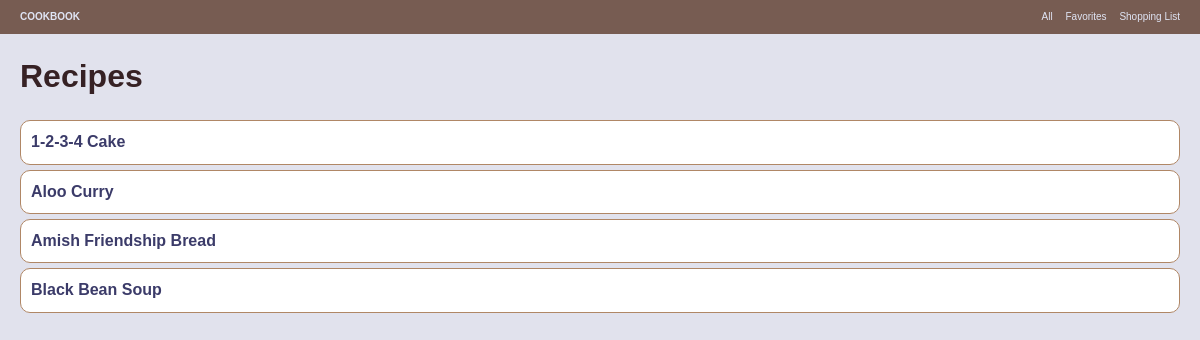
Before: / with the older database file.
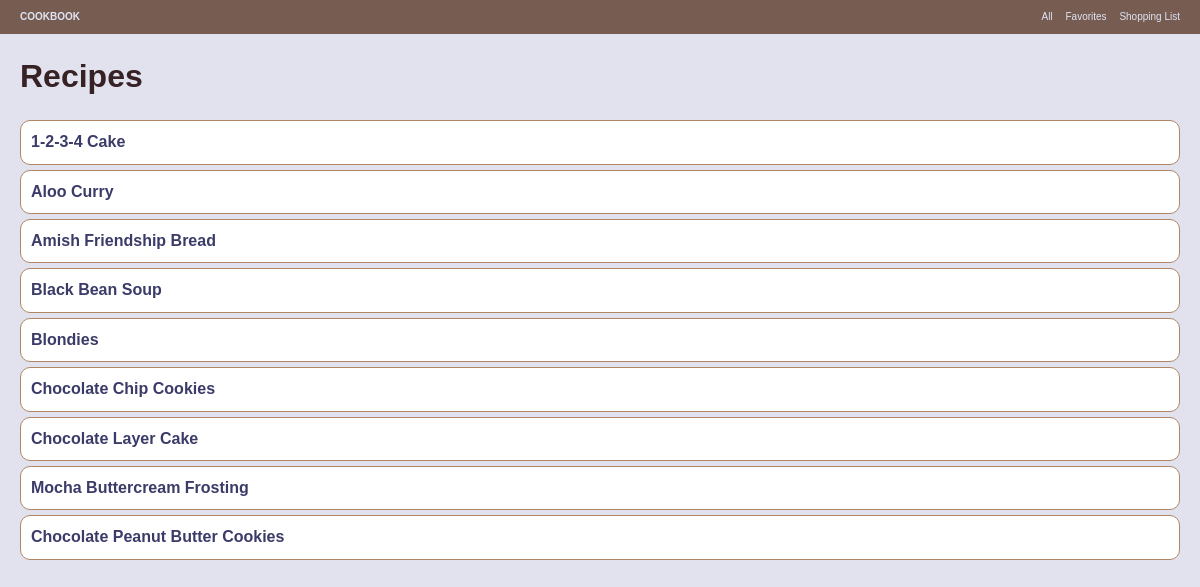
After: the same page with the newer database file.
### cookbook/models.py (models this page shows, shortened)
class Recipe(models.Model):
    title = models.CharField(max_length=200)
    description = models.TextField(null=True, blank=True)
    slug = models.SlugField()
    favorite_by = models.ManyToManyField(User, blank=True)
    recipe_tags = models.ManyToManyField(RecipeTag, blank=True)
    related_recipes = models.ManyToManyField('self', blank=True)
    original_source = models.TextField(null=True, blank=True)

### cookbook/views.py (the view)
# urls.py: url(r'^$', 'cookbook.views.index'),
def index(request):
    all_recipes = Recipe.objects.all()
    user = request.user
    return render_to_response('recipes/index.html', {'all_recipes': all_recipes, 'user': user})

### templates/recipes/index.html (shortened to what this page needs)
{% extends "base.html" %}
{% block main_content %}
<h1>Recipes</h1>
<ul class="recipes">
{% for r in all_recipes %}
  <li><strong><a href="/recipes/{{ r.slug }}/" title="{{ r.title }}">{{ r.title }}</a></strong>
  <br>
  {{ r.description }}</li>
{% endfor %}
</ul>
{% endblock %}

Changed rows visible on the page:
added Recipe: title "Blondies"
added Recipe: title "Chocolate Chip Cookies"
added Recipe: title "Chocolate Layer Cake"
added Recipe: title "Mocha Buttercream Frosting"
added Recipe: title "Chocolate Peanut Butter Cookies"
